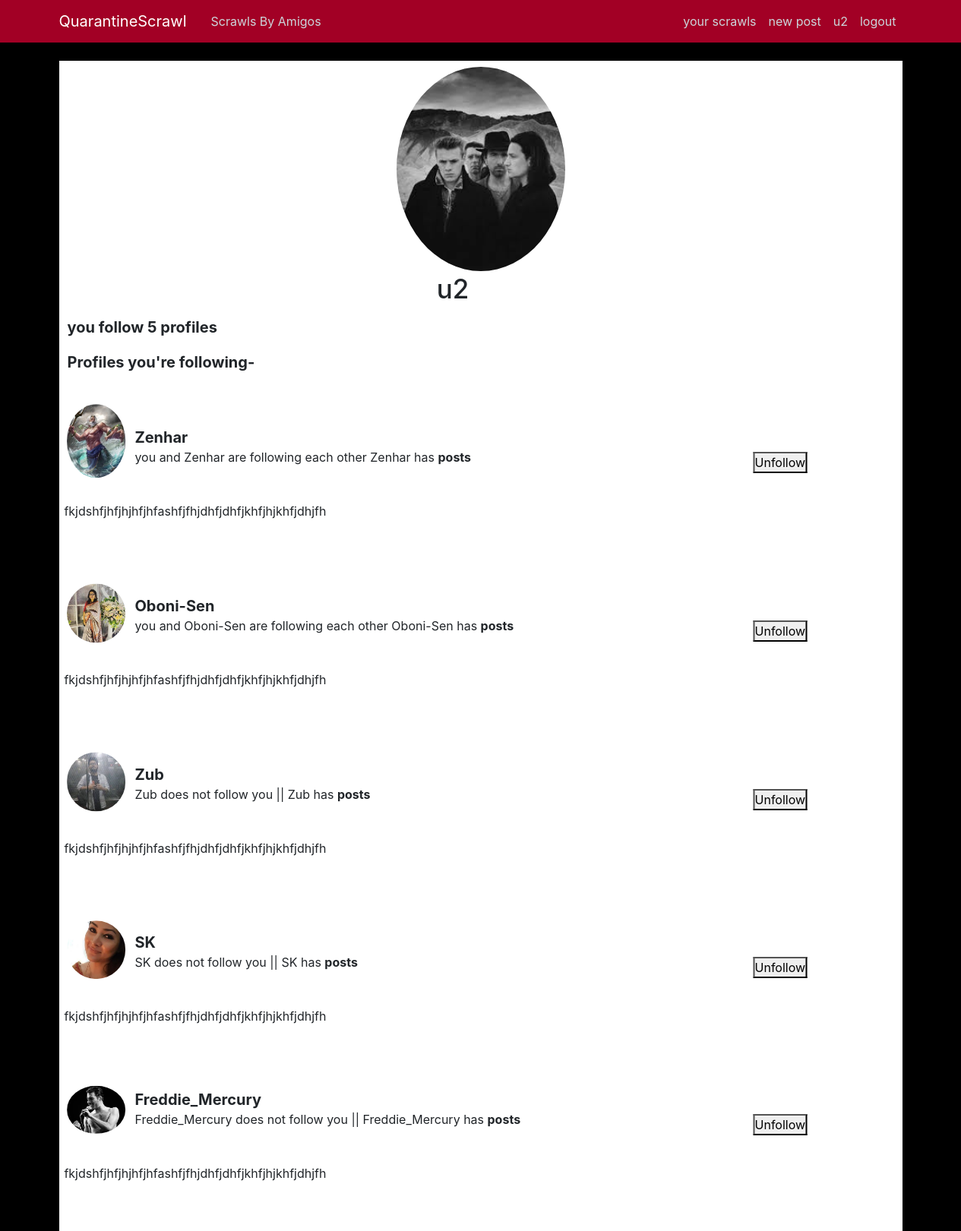
/profile/Zenhar/following/ (signed in), run on the app's committed database.
### users/models.py (models this page shows, shortened)
class Profile(models.Model):
    user = models.OneToOneField(User, on_delete=models.CASCADE)
    image = models.ImageField(default="poseidon.jpg", upload_to="profile_pics")
    follow = models.ManyToManyField(User, related_name="followers", blank=True)
    follower = models.ManyToManyField(User, related_name="follows", blank=True)

### users/views.py (the view)
class followingListView(LoginRequiredMixin, ListView):
    model = Profile
    template_name = "users/profile_following_list.html"
    def get_context_data(self, **kwargs):
        context = super().get_context_data(**kwargs)
        loggedInProfile = Profile.objects.get(user=self.request.user)
        context["loggedInProfile"] = loggedInProfile
        context["following_Profiles"] = Profile.objects.filter(
            user__in=loggedInProfile.follow.all()
        )
        context["following_Profile_Posts"] = Post.objects.filter(
            author__in=loggedInProfile.follow.all()
        )
        return context

### users/templates/users/profile_following_list.html (shortened to what this page needs)
{% extends "blog/base.html" %}
{%load static %}
{% block bootstrapClass %}
<link rel="stylesheet" type="text/css" href="{% static 'users/users-css/following-list.css' %}">
 {% endblock %}
{% load crispy_forms_tags %}
{% block content %}
    <div class="media following-list-head">
      <img class=" following-list-profile-picture rounded-circle account-img" src="{{ user.profile.image.url }}">
        <h2 class="following-list-currentUser-username account-heading">{{user.username}}</h2>
    </div>
    <div class="following-list-wrap">
        <div class="following-list-header">
            <p class="following-list-count">you follow {{following_Profiles.count}} profiles</p>
            <p class="following-list-header-text">Profiles you're following-</p>
        </div>
        {% for profile in following_Profiles %}
        <div class="following-list-card">
            <img src="{{profile.image.url}}" alt="user-profile-picture" class="following-list-card-profile-picture rounded-circle account-img">
            <div class="following-list-card-info">
                <p class="following-list-card-username">{{profile.user.username}}</p>
                {% if user in profile.follow.all %}
                    <p class="following-list-following-status">you and {{profile.user.username}} are following each other</p>
                {% else %}
                    <p class="following-list-following-status">{{profile.user.username}} does not follow you ||</p>
                {% endif %}
            <p class="following-list-post-count">{{profile.user.username}} has <strong>{{post.title.count}} posts</strong></p>
            </div>
            <p class="following-list-some-text">fkjdshfjhfjhjhfjhfashfjfhjdhfjdhfjkhfjhjkhfjdhjfh</p>
            <form  class="following-list-unfollow-form" action="{% url 'follow-unfollow-view' %}" method="POST">
                <button class="following-list-unfollow-Button" type="submit">Unfollow</button>
            </form>
        </div>
        {% endfor %}
    </div>
    {% endblock %}

### blog/templates/blog/base.html (shortened to what this page needs)
{% load static %}
<!DOCTYPE html>
<html>
<head>
    <link rel="stylesheet" href="https://maxcdn.bootstrapcdn.com/bootstrap/4.0.0/css/bootstrap.min.css">
    <link rel="stylesheet" type="text/css" href="{% static 'blog/blog-css/main.css' %}">
    <link rel="stylesheet" type="text/css" href="{% static 'users/profile.css' %}">
    {% block bootstrapClass %}  {% endblock %}
</head>
<body>
    <header class="site-header">
      <nav class="navbar navbar-expand-md navbar-dark navbar-bg-steel fixed-top">
        <div class="container">
          <a class="navbar-brand mr-4" href="{% url 'home' %}">QuarantineScrawl</a>
          <div class="collapse navbar-collapse" id="navbarToggle">
            <div class="navbar-nav mr-auto">
              <a class="nav-item nav-link" href="{% url 'amigos-home' %}">Scrawls By Amigos</a>
            </div>
            <div class="navbar-nav">
              {% if user.is_authenticated %}
              <a class="nav-item nav-link" href="{% url 'user-posts' user.username  %}"> your scrawls</a>
              <a class="nav-item nav-link" href="{% url 'post-create' %}"> new post</a>
              <a class="nav-item nav-link" href="{% url 'profile' %}">{{user.username}}</a>
              <a class="nav-item nav-link" href="{% url 'logout' %}">logout</a>
              {% else %}
              <a class="nav-item nav-link" href="{% url 'login' %}">Login</a>
              <a class="nav-item nav-link" href="{% url 'register' %}">Register</a>
              {% endif %}
            </div>
          </div>
        </div>
      </nav>
    </header>
    <main role="main" class="container">
          {% block content %}{% endblock %}
    </main>
</body>
</html>

### blog/static/blog/blog-css/main.css (style rules this page uses)
body { background-color: black; margin-top: 5rem; }
.navbar-bg-steel { background-color: #a20025; }
.site-header .navbar-nav .nav-link { color: #cbd5db; font-weight: 400; }
.account-img { height: 125px; width: 125px; margin-right: 20px; margin-bottom: 16px; }
.account-heading { font-size: 2.5rem; }

### users/static/users/users-css/profile.css (style rules this page uses)
* { margin: 0px; padding: 0px; box-sizing: border-box; }

### users/static/users/users-css/following-list.css (style rules this page uses)
* { padding: 0; margin: 0; box-sizing: border-box; }
.following-list-head { height: 42vh; background-color: white; }
.following-list-profile-picture { height: 80%; width: 20%; position: relative; top: 2.5%; left: 40%; }
.following-list-currentUser-username { position: relative; top: 83%; left: 23%; font-size: 35px; }
.following-list-wrap { height: 100%; background-color: white; }
.following-list-header { height: 15%; padding-left: 1%; }
.following-list-count { font-size: 20px; font-weight: bold; }
.following-list-header-text { font-size: 20px; font-weight: bold; }
.following-list-card { height: 25%; background-color: white; }
.following-list-card-profile-picture { display: inline-block; position: relative; -webkit-transform: translate(13%, 25%); -moz-transform: translate(13%, 25%); -ms-transform: translate(13%, 25%); -o-transform: translate(13%, 25%); transform: translate(13%, 25%); height: 7%; width: 7%; }
.following-list-card-info { position: relative; left: 10%; transform: translate(-1%, -70%); }
.following-list-card-username { font-size: 20px; font-weight: bold; }
.following-list-following-status { font-size: 16px; display: inline-block; position: relative; transform: translate(0%, -70%); }
.following-list-post-count { font-size: 16px; display: inline-block; position: relative; transform: translate(-150%, 0%); transform: translate(0%, -70%); }
.following-list-some-text { display: inline-block; transform: translate(2%, -200%); }
.following-list-unfollow-form { display: inline-block; transform: translate(800%, -400%); }

### data on the page
Profile: image (picture), user.username "Zenhar"
Profile: image (picture), user.username "Oboni-Sen"
Profile: image (picture), user.username "Zub"
Profile: image (picture), user.username "SK"
Profile: image (picture), user.username "Freddie_Mercury"

### other printed values
{{ user.username }} "u2"
{{ following_Profiles.count }} "5"
